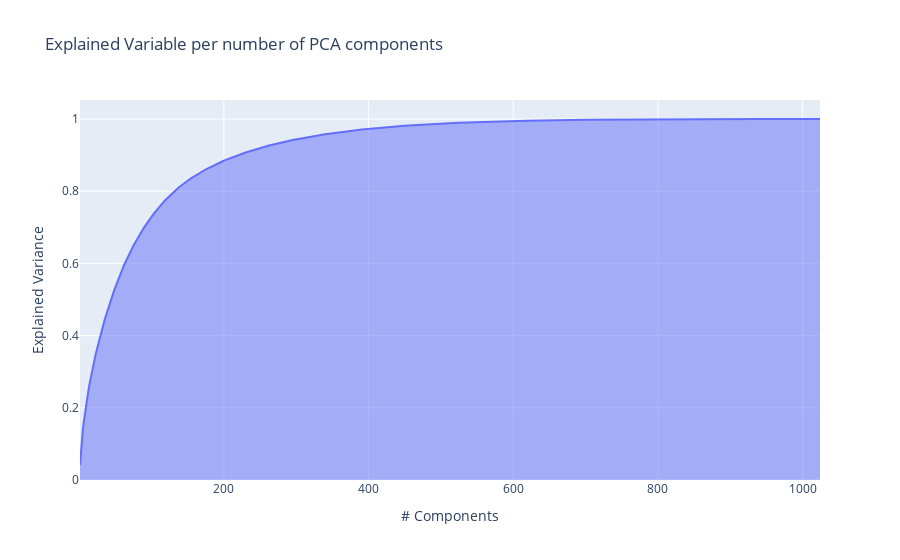

This figure's notebook cell:
### Code cell
df = pd.DataFrame(embeddings)
pca = PCA()
pca.fit(df)
exp_var_cumul = np.cumsum(pca.explained_variance_ratio_)

px.area(
    x=range(1, exp_var_cumul.shape[0] + 1),
    y=exp_var_cumul,
    labels={"x": "# Components", "y": "Explained Variance"},
    title="Explained Variable per number of PCA components"
)

### Figure 1 — Plotly figure (JSON) as saved in the notebook; plotly's stock layout.template omitted (floating-point values rounded to 4 significant figures; data arrays with more than 128 entries replaced by an {"elided": "..."} marker saying what was removed)
{"data": [{"fillpattern": {"shape": ""}, "hovertemplate": "# Components=%{x}<br>Explained Variance=%{y}<extra></extra>", "legendgroup": "", "line": {"color": "#636efa"}, "marker": {"symbol": "circle"}, "mode": "lines", "name": "", "orientation": "v", "showlegend": false, "stackgroup": "1", "type": "scatter", "x": {"elided": "1024 int values"}, "xaxis": "x", "y": {"elided": "1024 float values"}, "yaxis": "y"}], "layout": {"legend": {"tracegroupgap": 0}, "title": {"text": "Explained Variable per number of PCA components"}, "xaxis": {"anchor": "y", "domain": [0, 1], "title": {"text": "# Components"}}, "yaxis": {"anchor": "x", "domain": [0, 1], "title": {"text": "Explained Variance"}}}}
